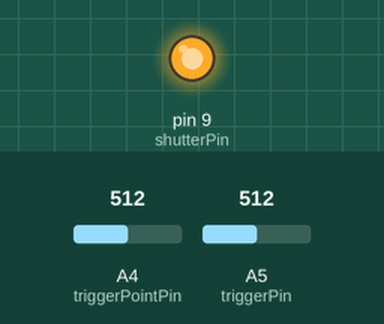
A sketch run on a simulated Arduino Uno, built with avr-gcc and run on an emulated ATmega328P. On the bench: output pins drawn as LEDs (lit = HIGH). Dashed ring = blinking. The inputs (shaded band) are chosen by the test bench; at power-on: A4 (triggerPointPin) = 512, A5 (triggerPin) = 512.

Above: at 1.8 s.
1.9 s: A4 (triggerPointPin) set to 530
At 3.3 s:
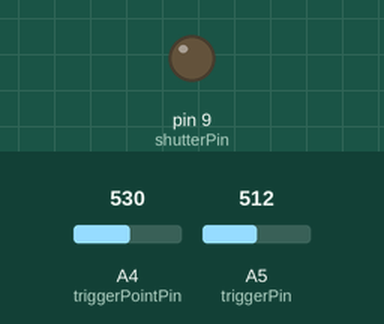
3.6 s: A5 (triggerPin) set to 545
At 4.1 s:
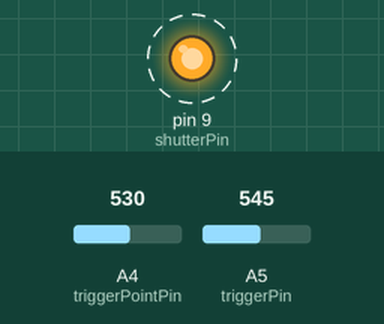
7.9 s: A5 (triggerPin) set to 511
At 9.3 s:
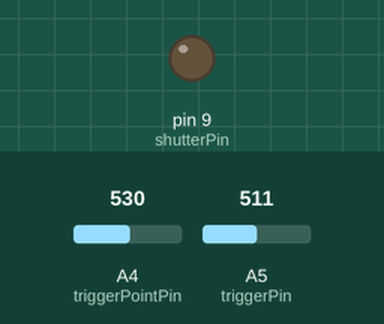
10.3 s: A5 (triggerPin) set to 716
At 11.1 s:
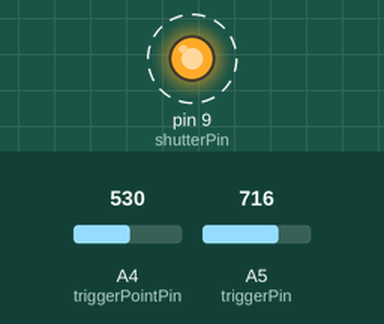
Timing chart, 0 to 15.6 s (numbered marks = the images above; inputs shaded):
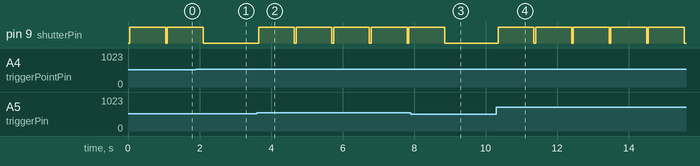

Measured:
- the behaviour switches between 512 and 513 on A4 (triggerPointPin) (found by bisection; images 0 and 1)
- the behaviour switches between 529 and 530 on A5 (triggerPin) (found by bisection; images 1 and 2)
- after the input at 1.9 s, pin 9 (shutterPin): goes on until 2.1 s, then stays LOW
- after the input at 3.6 s, pin 9 (shutterPin): alternates HIGH for 1.0 s and LOW for 0.05 s, starting after 0.05 s
- after the input at 7.9 s, pin 9 (shutterPin): goes on until 8.9 s, then stays LOW
- after the input at 10.3 s, pin 9 (shutterPin): alternates HIGH for 1.0 s and LOW for 0.05 s, starting after 0.05 s

The sketch:

ArduinoLightningTrigger.ino
```cpp
//The DIY Life
//Michael Klements
//13 December 2016

int shutterPin = 9;  //Assign the LDR and optocoupler pins
int triggerPin = A5;
int triggerPointPin = A4;
int triggered =0;
int triggerPoint = 0;

void setup()
{
  pinMode(shutterPin,OUTPUT);    //Define the shutter pin as an output
  digitalWrite(shutterPin,LOW);  //Set the shutter pin to low / off / no voltage
}

void loop()
{
  triggered = map(analogRead(triggerPin), 0, 1023, 0, 1023);  //Read the output from the LDR
  if (triggered >= triggerPoint)  //If light is detected, trigger the camera
  {
    delay(50);    //Wait for lightning to be the brightest
    digitalWrite(shutterPin,HIGH);  //Trigger camera
    delay(1000);
    digitalWrite(shutterPin,LOW);   //Reset camera trigger output for next photo
    triggered = 0;
  }
  triggerPoint = map(analogRead(triggerPointPin), 0, 1023, 0, 1023); //Read the output from the potentiometer
}
```
